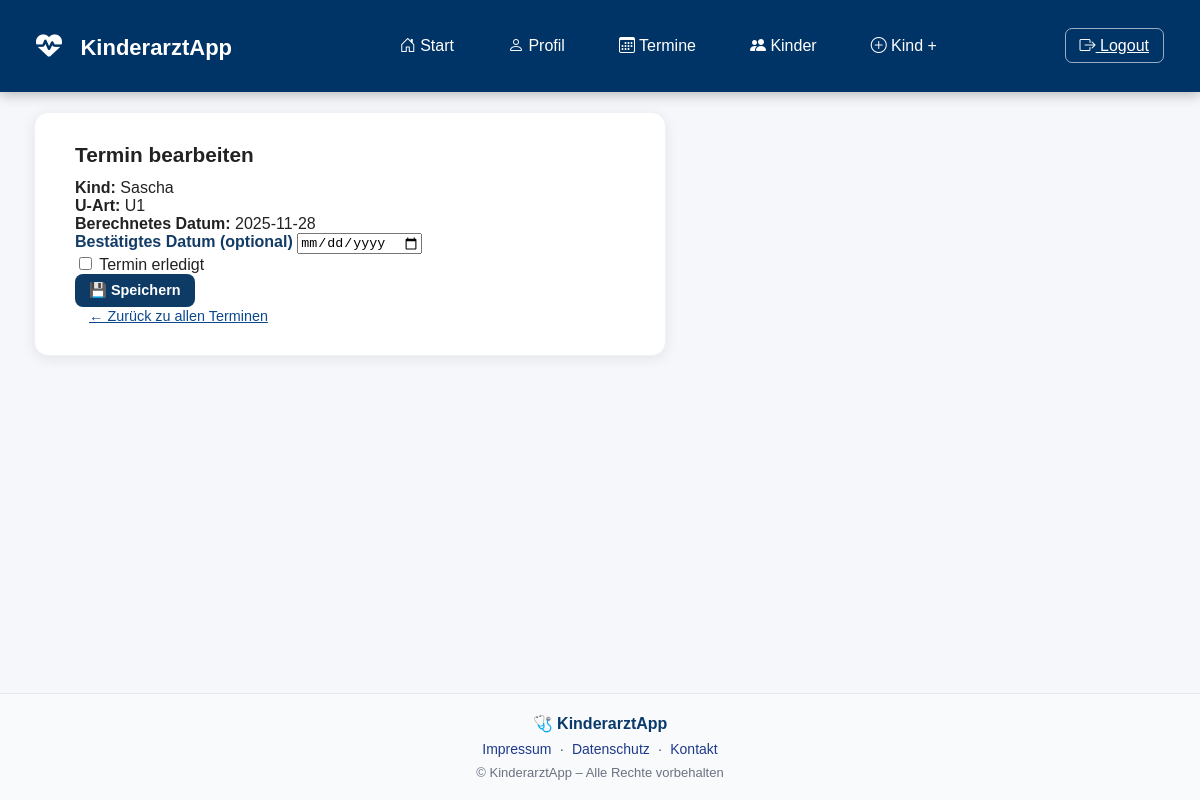
The app's page /termin/1 (signed in) with its own data.
### modelle.py (models this page shows)
class Kind(db.Model):
    id = db.Column(db.Integer, primary_key=True)
    name = db.Column(db.String, nullable=False)
    geburt = db.Column(db.String, nullable=False)
    eltern_id = db.Column(db.Integer, db.ForeignKey("eltern.id"), nullable=False)
    termine = db.relationship("Termin", backref="kind", lazy=True)

class Termin(db.Model):
    id = db.Column(db.Integer, primary_key=True)
    art = db.Column(db.String(10), nullable=False)
    datum = db.Column(db.String, nullable=False)
    bestaetigtes_datum = db.Column(db.String, nullable=True)
    erledigt = db.Column(db.Boolean, default=False)
    kind_id = db.Column(db.Integer, db.ForeignKey("kind.id"), nullable=False)

### app.py (the view, shortened to what this page needs)
@app.route("/termin/<int:id>", methods=["GET", "POST"])
@login_required
def termin_detail(id):
    termin = Termin.query.get_or_404(id)
    eltern = get_current_parent()
    if not eltern or termin.kind.eltern_id != eltern.id:
        return "Nicht erlaubt.", 403
    return render_template("termin_detail.html", termin=termin)

### app.py (called while the page is built)
@app.context_processor
def inject_user_status():
    return {
        "is_logged_in": "user_id" in session
    }

def login_required(f):
    @wraps(f)
    def wrapper(*args, **kwargs):
        if "user_id" not in session:
            return redirect(url_for("login"))
        return f(*args, **kwargs)
    return wrapper

def get_current_parent():
    if "user_id" not in session:
        return None
    return Eltern.query.filter_by(user_id=session["user_id"]).first()

### templates/termin_detail.html (shortened to what this page needs)
{% extends "base.html" %}
{% block content %}
<div class="container mt-4" style="max-width: 700px;">
    <div class="card shadow-sm">
        <div class="card-body">
            <h3 class="mb-4">Termin bearbeiten</h3>
            <div class="mb-3">
                <strong>Kind:</strong> {{ termin.kind.name }}<br>
                <strong>U-Art:</strong> {{ termin.art }}
            </div>
            <div class="mb-4 p-3 bg-light rounded border">
                <strong>Berechnetes Datum:</strong>
                <span class="ms-2">{{ termin.datum }}</span>
            </div>
            <form method="POST">
                <div class="mb-3">
                    <label class="form-label"><strong>Bestätigtes Datum (optional)</strong></label>
                    <input
                        type="date"
                        name="bestaetigtes_datum"
                        class="form-control"
                        value="{{ termin.bestaetigtes_datum if termin.bestaetigtes_datum else '' }}"
                    >
                </div>
                <div class="form-check mb-4">
                    <input
                        class="form-check-input"
                        type="checkbox"
                        name="erledigt"
                        id="erledigt"
                    >
                    <label class="form-check-label" for="erledigt">
                        Termin erledigt
                    </label>
                </div>
                <div class="d-flex gap-3">
                    <button type="submit" class="btn btn-primary">
                        💾 Speichern
                    </button>
<br>
                    <a href="{{ url_for('termine') }}" class="btn btn-outline-secondary">
                        ← Zurück zu allen Terminen
                    </a>
                </div>
            </form>
        </div>
    </div>
</div>
{% endblock %}

### static/style.css (style rules this page uses)
body { margin: 0; font-family: Arial, sans-serif; background: #f5f7fa; color: #222; }
.card { background: #ffffff; border-radius: 12px; padding: 20px 28px; box-shadow: 0 3px 10px rgba(0,0,0,0.08); border: 1px solid #eef1f5; margin: 20px auto; width: 75%; transition: .2s ease; }
.card h3, .card h4 { margin-top: 0; margin-bottom: 12px; font-size: 1.3rem; }
.card .btn { padding: 8px 14px; font-size: 0.9rem; border-radius: 8px; }
.btn-primary { background: #0a3a6b; color: white !important; padding: 10px 22px; border-radius: 8px; text-decoration: none; font-weight: 600; transition: 0.2s; }
html, body { height: 100%; }
body { display: flex; flex-direction: column; }
.form-label { font-weight: 600; margin-bottom: -5px; color: #123c66; }
.btn-primary { padding: 12px; border: none; border-radius: 8px; font-size: 1rem; background: #0d3c61; color: white; cursor: pointer; transition: 0.2s; }
.card { background: #ffffff; padding: 30px 40px; border-radius: 14px; box-shadow: 0 3px 14px rgba(0,0,0,0.08); width: 100%; max-width: 550px; }
.btn-primary { background: #003b71; color: white; padding: 10px 24px; border-radius: 10px; text-decoration: none; border: none; cursor: pointer; }
.btn-primary { background-color: #0b488e; border-color: #0b488e; font-size: 18px; border-radius: 10px; }
a { color: #0b488e; }
.btn-primary { background: #0d3b66; color: white; padding: 10px; border-radius: 6px; border: none; font-size: 16px; cursor: pointer; }

### records on screen
Kind: kind.name "Sascha"
Termin: art "U1", datum "2025-11-28"
